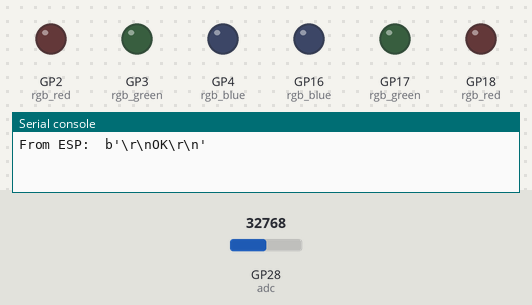
Simulated run of this program. Board: Raspberry Pi Pico running MicroPython. Parts: output pins drawn as LEDs (lit = HIGH), the last lines printed to the serial console. Inputs (shaded band) come from the test bench; at power-on: GP28 (adc) = 32768 (analog values on the 0–65535 scale). The modem accepts every AT command (registered, SIM ready, sends succeed) and sends nothing else; the modem answers ERROR to commands that open or use a data connection.

Above: at 0.01 s.
At 10.4 s:
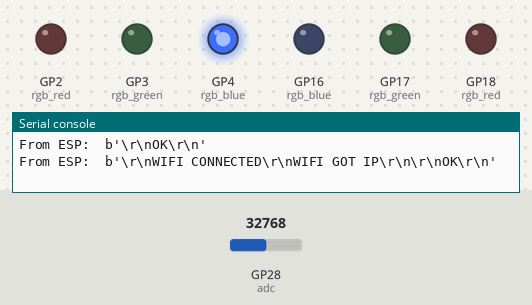
At 20.6 s:
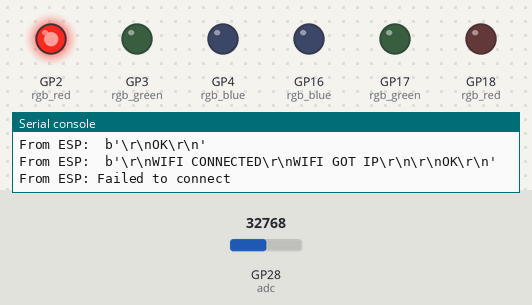
Timing chart, 0 to 22.1 s (numbered marks = the images above):
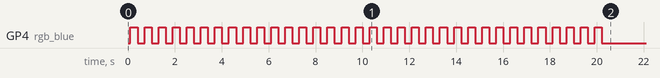

The program:

main.py
```python
from espsocketlib import *


adc = machine.ADC(machine.Pin(28))


# Create a PWM object
rgb_red = machine.PWM(machine.Pin(18))
rgb_green = machine.PWM(machine.Pin(17))
rgb_blue = machine.PWM(machine.Pin(16))

# Set the frequency of the PWM signal (Hz)
rgb_red.freq(1000)
rgb_green.freq(1000)
rgb_blue.freq(1000)


esp = ESPSocket(debug=True)

#esp.create_wifi_spot('ESP_TEST_WIFI', '12345566789')

esp.connect_to_wifi('BoatOne','sasibibulah')
esp.begin_tcp_client('192.168.204.33', 12345)

def duty_from_2bhex(hx):
    return int((int(hx,16)/255) * 65535)

while True:
    reading = esp.read()
    esp.send('RO',str(adc.read_u16()))

    if not(reading):
        continue
    print(reading)
    command, data = reading
    if command == 'SC':
        print(data, ' ', data[:2], data[2:4], data[4:6])

        rgb_red.duty_u16(duty_from_2bhex(data[:2]))
        rgb_green.duty_u16(duty_from_2bhex(data[2:4]))
        rgb_blue.duty_u16(duty_from_2bhex(data[4:6]))

esp.close()
```

espsocketlib.py
```python
import machine
import utime

class ESPSocket:


    MAX_CONNECTION_TIME = 20000
    def __init__(self, uart=0, debug=False, show_transmition=False):
        self.wifi_ssid = ''
        self.wifi_pword = ''
        self.tcp_server_ip = ''
        self.tcp_server_port = 0
        self.debug = debug
        self.show_transmition = show_transmition
        self.last_sent_data = ''

        self.rgb_red = machine.Pin(2, machine.Pin.OUT)
        self.rgb_green = machine.Pin(3, machine.Pin.OUT)
        self.rgb_blue = machine.Pin(4, machine.Pin.OUT)

        self.uart = machine.UART(uart, baudrate=115200)

        self.reset_rgb()

    def uart_send(self, message, relax_time=0):
        self.uart.write(message.encode('utf-8'))
        if relax_time > 0:
            utime.sleep_ms(relax_time)
        if self.debug:
            print('From ESP: ', self.uart.read())
    def create_wifi_spot(self,wifi_ssid, wifi_pword):
        self.reset_rgb()

        self.wifi_ssid = wifi_ssid
        self.wifi_pword = wifi_pword
        self.uart_send('AT+CWMODE=2\r\n', relax_time=1000)
        self.uart_send('AT+RESTORE\r\n', relax_time=1000)
        self.uart_send(f'AT+CWSAP="{wifi_ssid}","{wifi_pword}",11,3,1\r\n', relax_time=5000)

        self.rgb_blue.value(1)

    def connect_to_wifi(self, wifi_ssid, wifi_pword):
        self.reset_rgb()
        self.wifi_ssid = wifi_ssid
        self.wifi_pword = wifi_pword
        self.uart_send('AT+CWMODE=1\r\n', relax_time=1)
        self.uart_send('AT+CWJAP="' + self.wifi_ssid + '","' + self.wifi_pword + '"\r\n', relax_time=100)
        used_time = 0
        while not(self.is_ok()):
            self.rgb_blue.value(1)
            utime.sleep_ms(300)
            self.reset_rgb()
            utime.sleep_ms(300)
            used_time += 600
            if used_time >= ESPSocket.MAX_CONNECTION_TIME:
                if self.debug:
                    print('From ESP: Failed to connect')
                self.rgb_red.value(1)
                return False

        self.rgb_green.value(1)
        if self.debug:
            print(f'From ESP: Connected after {used_time} miliseconds')
        return True
    def is_ok(self):
        data = self.uart.read()
        if not(data):
            return False
        print(data.decode('utf-8'))
        if 'OK' in data.decode('utf-8'):
            return True
        return False

    def get_wifi_adresses(self):
        self.uart_send('AT+CIPSTA?\r\n', relax_time=1)

    def begin_tcp_client(self, ip, port):
        self.tcp_server_ip = ip
        self.tcp_server_port = port
        self.uart_send('AT+CIPSTART="TCP","'+ self.tcp_server_ip +'",'+ str(self.tcp_server_port) +'\r\n', relax_time=1000)


    def send(self, command, data):
        data = command + "|"+data
        if data != self.last_sent_data:
            self.uart.write(('AT+CIPSEND='+str(len(data))+'\r\n').encode('utf-8'))
            utime.sleep_ms(150)
            self.uart.write(data.encode('utf-8'))
            utime.sleep_ms(100)
            self.uart.write(b'+++')
            utime.sleep_ms(150)
            self.last_sent_data = data
    def set_reading(self):
        self.uart.write(b'AT+CIPRECVMODE=0')
    def read(self):
        data = self.uart.read()
        if data:
            data = data.decode('utf-8')
            if 'IPD' in data:
                read_data = data.split(':')[-1][:-2].split('|')
                return read_data[0], read_data[1]
        return None
    def read_via_command(self):
        data = self.uart.write('AT+CIPRECVDATA=100')
        return self.uart.read().decode('utf-8')
    def reset(self):
        self.uart_send('AT+RST\r\n',relax_time=2000)
    def close(self):
        self.uart_send('AT+CIPCLOSE\r\n', relax_time=2000)
    def reset_rgb(self):
        self.rgb_red.value(0)
        self.rgb_green.value(0)
        self.rgb_blue.value(0)
```
